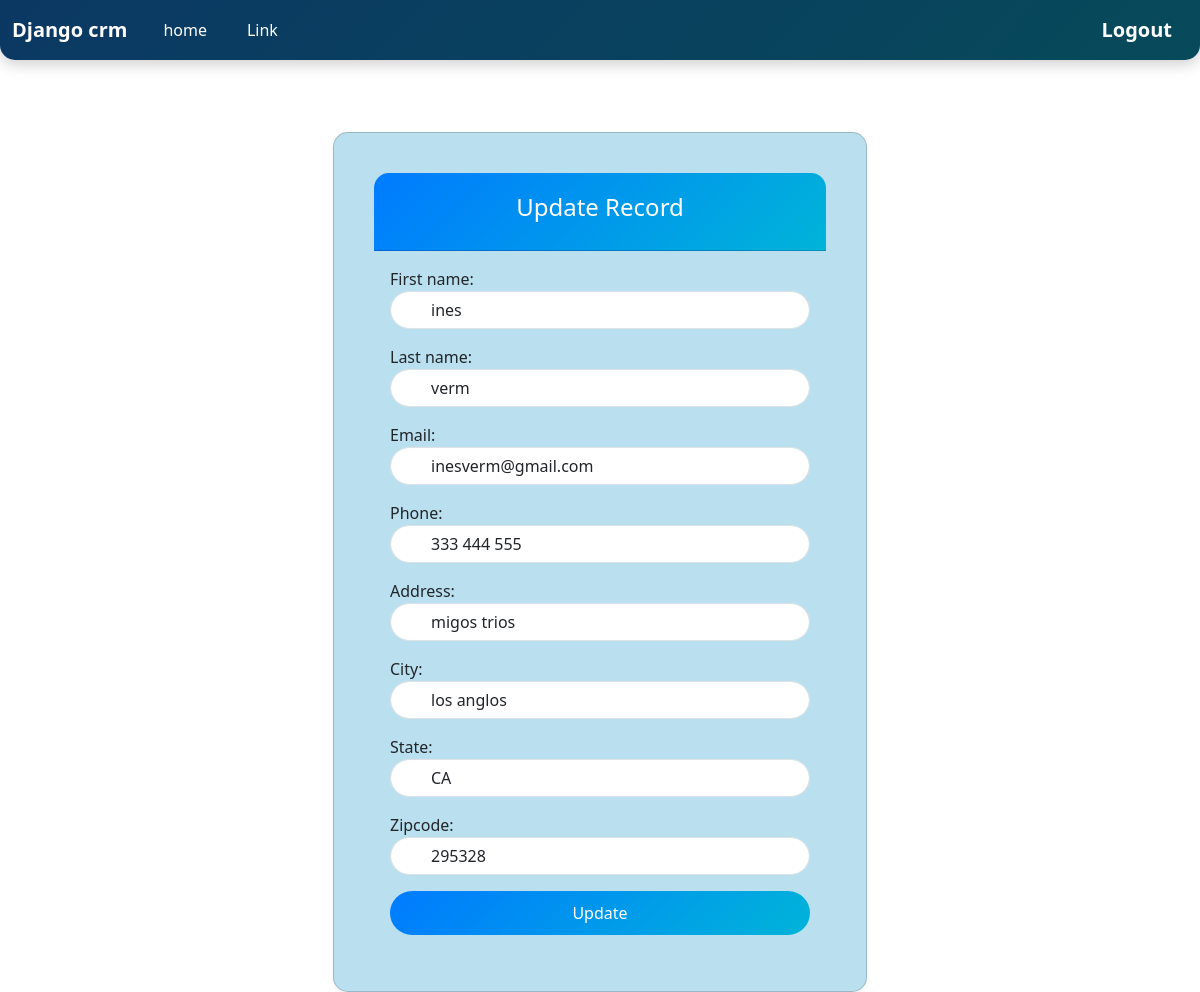
/update_record/2 (signed in), run on the app's committed database.
### app/models.py (models this page shows, shortened)
class Record(models.Model):
    created_at = models.DateTimeField(auto_now_add=True)
    first_name = models.CharField(max_length=50)
    last_name = models.CharField(max_length=50)
    email = models.CharField(max_length=100)
    phone = models.CharField(max_length=15)
    address = models.CharField(max_length=100)
    city = models.CharField(max_length=50)
    state = models.CharField(max_length=50)
    zipcode = models.CharField(max_length=20)

### app/views.py (the view)
# urls.py: path('update_record/<int:id>', views.update_record, name='update_record'),
def update_record(request, id):
    if request.user.is_authenticated:
        current_record = Record.objects.get(pk=id)
        form = AddRecord(request.POST or None, instance=current_record)
        if form.is_valid():
            form.save()
            messages.success(request, "The record has been successfully updated!")
            return redirect('home')
        return render(request, "update_record.html", {'form': form, 'record': current_record})
    else:
        messages.error(request, "You must be logged in to perform this action.")
        return redirect('home')

### app/templates/update_record.html (shortened to what this page needs)
{% extends "base.html" %}
{% load static %}
{% block content %}
<link rel="stylesheet" href="{% static 'css/update_record.css' %}">
<div class="container mt-5">
    <div class="row justify-content-center">
        <div class="col-md-6">
            <div class="card shadow-sm registration-form">
                <div class="card-header text-center">
                    <h4>Update Record</h4>
                </div>
                <div class="card-body">
                    <form method="POST" action="{% url 'update_record' record.id %}" class="needs-validation" novalidate>
                        {{ form.as_p }}
                        <button type="submit" class="btn btn-primary w-100">Update</button>
                    </form>
                </div>
            </div>
        </div>
    </div>
</div>
{% endblock %}

### static/css/update_record.css (style rules this page uses)
body { background: url('path/to/your/background-image.jpg') no-repeat center center fixed; background-size: cover; }
.registration-form { background: rgba(179, 221, 239, 0.9); padding: 40px; border-radius: 15px; box-shadow: 0 4px 15px rgba(0, 0, 0, 0.2); }
.registration-form .card-header { background: linear-gradient(135deg, #007bff, #00b4d8); color: white; border-radius: 15px 15px 0 0; padding: 20px 0; }
.registration-form .form-control { border-radius: 25px; padding-left: 40px; }
.registration-form .btn-primary { background: linear-gradient(135deg, #007bff, #00b4d8); border: none; border-radius: 25px; padding: 10px 0; transition: background 0.3s ease; }

### data on the page
Record: first_name "ines", last_name "verm", email "inesverm@gmail.com", phone "333 444 555", address "migos trios", city "los anglos", state "CA", zipcode "295328"
